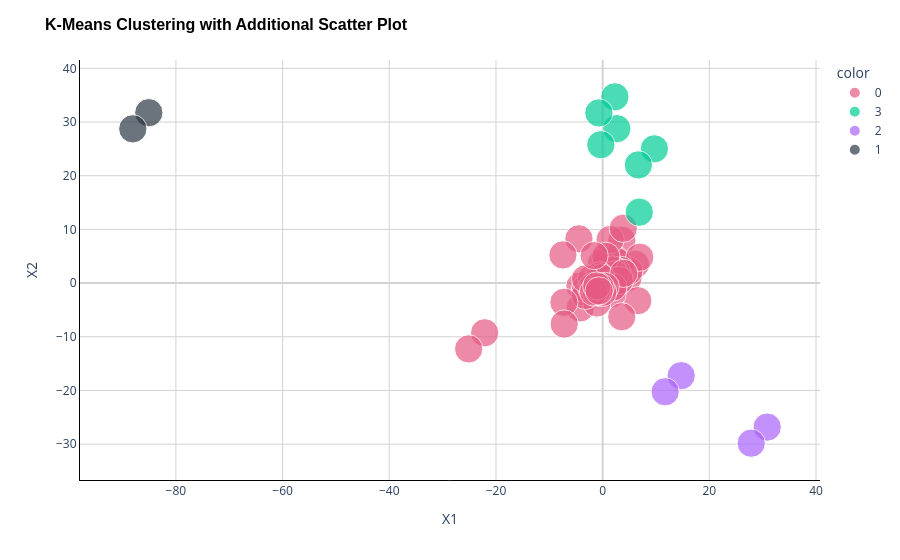

Notebook code for this chart:
### Code cell
# Existing scatter plot
figure = px.scatter(
    x=X[:, 0],
    y=X[:, 1],
    color=y.astype(str),
    color_discrete_map={'0': '#E65983', '1': '#2D3846'},
    size=[1] * X.shape[0],
)

# Update layout
figure.update_layout(
    title='K-Means Clustering with Additional Scatter Plot',
    title_font=dict(size=16, family='Arial', color='black', weight='bold'),
    xaxis_title='X1',
    yaxis_title='X2',
    plot_bgcolor='white',
    yaxis=dict(showgrid=True, gridcolor='LightGray', showline=True, linecolor='Black', zeroline=True, zerolinecolor='LightGray'),
    xaxis=dict(showgrid=True, gridcolor='LightGray', showline=True, linecolor='Black', zeroline=True, zerolinecolor='LightGray'),
)

figure.show()

### Figure 1 — Plotly figure (JSON) as saved in the notebook; plotly's stock layout.template omitted (floating-point values rounded to 4 significant figures)
{"data": [{"hovertemplate": "color=0<br>x=%{x}<br>y=%{y}<br>size=%{marker.size}<extra></extra>", "legendgroup": "0", "marker": {"color": "#E65983", "size": [1, 1, 1, 1, 1, 1, 1, 1, 1, 1, 1, 1, 1, 1, 1, 1, 1, 1, 1, 1, 1, 1, 1, 1, 1, 1, 1, 1, 1, 1, 1, 1, 1, 1, 1, 1, 1, 1, 1, 1, 1, 1, 1, 1, 1, 1, 1, 1, 1, 1, 1, 1, 1, 1, 1, 1, 1, 1, 1, 1, 1, 1, 1, 1, 1, 1, 1, 1, 1, 1, 1, 1, 1, 1, 1, 1, 1, 1, 1, 1, 1, 1, 1, 1, 1, 1, 1], "sizemode": "area", "sizeref": 0.0025, "symbol": "circle"}, "mode": "markers", "name": "0", "orientation": "v", "showlegend": true, "type": "scatter", "x": [4.79, 1.296, 6.149, -4.449, 2.112, -22.12, 1.735, 3.152, 2.012, -0.317, 1.613, 1.61, 4.924, 2.912, -0.1845, 1.926, 1.919, 3.107, 6.583, 3.604, -0.247, 2.128, 1.423, 1.517, 0.9324, -4.259, 2.414, 0.9025, 2.654, -4.207, 6.951, 2.198, 2.27, 3.481, 1.266, -0.2162, 3.015, 2.547, 1.8, 1.294, 1.896, 1.405, 2.329, 1.79, -1.704, 3.149, -7.449, -0.888, -25.12, -1.265, 0.1516, -0.9881, -3.317, -1.387, -1.39, 1.924, -0.08793, -3.184, -1.074, -1.081, 0.1073, 3.583, 0.6036, -3.247, -0.8717, -1.577, -1.483, -2.068, -7.259, -0.5862, -2.097, -0.3459, -7.207, 3.951, -0.8017, -0.7298, 0.4806, -1.734, -3.216, 0.01472, -0.4526, 3.86, -1.2, -1.706, -1.104, -1.595, -0.6708], "xaxis": "x", "y": [1.022, 1.563, 3.49, 8.248, 3.117, -9.256, 1.011, 3.015, 1.455, 1.311, 1.095, 2.978, 2.271, 1.736, 1.97, 2.116, -0.7129, 2.729, -3.269, 7.985, 0.7154, 1.352, 2.026, 2.215, 3.8, -0.5735, 4.378, 2.126, 3.968, -4.626, 4.817, 2.274, 1.341, 2.376, 2.405, 3.79, 1.281, 2.235, 1.386, 1.352, 2.461, 8.119, 1.549, -1.978, -1.437, 0.49, 5.248, 0.1174, -12.26, -1.989, 0.01523, -1.545, -1.689, -1.905, -0.02204, -0.7293, -1.264, -1.03, -0.884, -3.713, -0.2715, -6.269, 4.985, -2.285, -1.648, -0.9745, -0.7848, 0.7998, -3.573, 1.378, -0.8739, 0.9678, -7.626, 1.817, -0.7257, -1.659, -0.624, -0.5955, 0.7897, -1.719, -0.7655, 10.21, -1.614, -1.648, -0.539, 5.119, -1.451], "yaxis": "y"}, {"hovertemplate": "color=3<br>x=%{x}<br>y=%{y}<br>size=%{marker.size}<extra></extra>", "legendgroup": "3", "marker": {"color": "#00cc96", "size": [1, 1, 1, 1, 1, 1, 1], "sizemode": "area", "sizeref": 0.0025, "symbol": "circle"}, "mode": "markers", "name": "3", "orientation": "v", "showlegend": true, "type": "scatter", "x": [2.655, 6.86, 9.697, 2.293, -0.3453, 6.697, -0.7075], "xaxis": "x", "y": [28.78, 13.21, 25.01, 34.7, 25.78, 22.01, 31.7], "yaxis": "y"}, {"hovertemplate": "color=2<br>x=%{x}<br>y=%{y}<br>size=%{marker.size}<extra></extra>", "legendgroup": "2", "marker": {"color": "#ab63fa", "size": [1, 1, 1, 1], "sizemode": "area", "sizeref": 0.0025, "symbol": "circle"}, "mode": "markers", "name": "2", "orientation": "v", "showlegend": true, "type": "scatter", "x": [30.84, 14.72, 27.84, 11.72], "xaxis": "x", "y": [-26.83, -17.24, -29.83, -20.24], "yaxis": "y"}, {"hovertemplate": "color=1<br>x=%{x}<br>y=%{y}<br>size=%{marker.size}<extra></extra>", "legendgroup": "1", "marker": {"color": "#2D3846", "size": [1, 1], "sizemode": "area", "sizeref": 0.0025, "symbol": "circle"}, "mode": "markers", "name": "1", "orientation": "v", "showlegend": true, "type": "scatter", "x": [-85.08, -88.08], "xaxis": "x", "y": [31.74, 28.74], "yaxis": "y"}], "layout": {"legend": {"itemsizing": "constant", "title": {"text": "color"}, "tracegroupgap": 0}, "margin": {"t": 60}, "plot_bgcolor": "white", "title": {"font": {"color": "black", "family": "Arial", "size": 16, "weight": "bold"}, "text": "K-Means Clustering with Additional Scatter Plot"}, "xaxis": {"anchor": "y", "domain": [0, 1], "gridcolor": "LightGray", "linecolor": "Black", "showgrid": true, "showline": true, "title": {"text": "X1"}, "zeroline": true, "zerolinecolor": "LightGray"}, "yaxis": {"anchor": "x", "domain": [0, 1], "gridcolor": "LightGray", "linecolor": "Black", "showgrid": true, "showline": true, "title": {"text": "X2"}, "zeroline": true, "zerolinecolor": "LightGray"}}}
